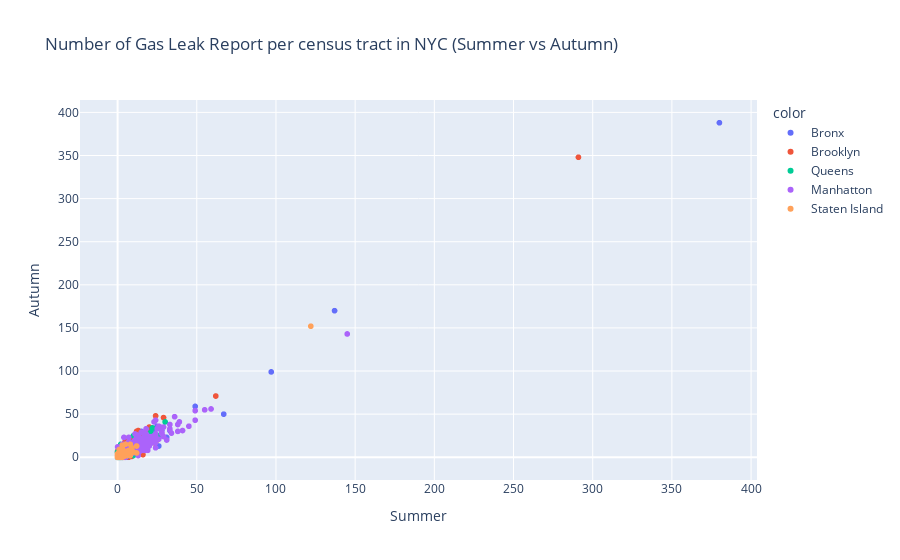

Notebook source saved alongside this figure:
### Code cell
px.scatter(Month_data, x="Summer", y="Autumn", color = boro[color],hover_data=['Geoid'],title = 'Number of Gas Leak Report per census tract in NYC (Summer vs Autumn)')

### Figure 1 — Plotly figure (JSON) as saved in the notebook; plotly's stock layout.template omitted (floating-point values rounded to 4 significant figures; data arrays with more than 128 entries replaced by an {"elided": "..."} marker saying what was removed)
{"data": [{"customdata": {"elided": "437x1 int values"}, "hoverlabel": {"namelength": 0}, "hovertemplate": "color=Bronx<br>Summer=%{x}<br>Autumn=%{y}<br>Geoid=%{customdata[0]}", "legendgroup": "Bronx", "marker": {"color": "#636efa", "symbol": "circle"}, "mode": "markers", "name": "Bronx", "showlegend": true, "type": "scattergl", "x": {"elided": "437 int values"}, "xaxis": "x", "y": {"elided": "437 int values"}, "yaxis": "y"}, {"customdata": {"elided": "705x1 int values"}, "hoverlabel": {"namelength": 0}, "hovertemplate": "color=Brooklyn<br>Summer=%{x}<br>Autumn=%{y}<br>Geoid=%{customdata[0]}", "legendgroup": "Brooklyn", "marker": {"color": "#EF553B", "symbol": "circle"}, "mode": "markers", "name": "Brooklyn", "showlegend": true, "type": "scattergl", "x": {"elided": "705 int values"}, "xaxis": "x", "y": {"elided": "705 int values"}, "yaxis": "y"}, {"customdata": {"elided": "514x1 int values"}, "hoverlabel": {"namelength": 0}, "hovertemplate": "color=Queens<br>Summer=%{x}<br>Autumn=%{y}<br>Geoid=%{customdata[0]}", "legendgroup": "Queens", "marker": {"color": "#00cc96", "symbol": "circle"}, "mode": "markers", "name": "Queens", "showlegend": true, "type": "scattergl", "x": {"elided": "514 int values"}, "xaxis": "x", "y": {"elided": "514 int values"}, "yaxis": "y"}, {"customdata": {"elided": "276x1 int values"}, "hoverlabel": {"namelength": 0}, "hovertemplate": "color=Manhatton<br>Summer=%{x}<br>Autumn=%{y}<br>Geoid=%{customdata[0]}", "legendgroup": "Manhatton", "marker": {"color": "#ab63fa", "symbol": "circle"}, "mode": "markers", "name": "Manhatton", "showlegend": true, "type": "scattergl", "x": {"elided": "276 int values"}, "xaxis": "x", "y": {"elided": "276 int values"}, "yaxis": "y"}, {"customdata": [[36085007000], [36085008100], [36085027702], [36085027900], [36085015601], [36085004000], [36085014608], [36085016901], [36085019800], [36085020803], [36085006700], [36085027705], [36085006400], [36085007700], [36085002900], [36085017700], [36085003900], [36085020700], [36085014606], [36085017300], [36085000700], [36085031901], [36085020801], [36085029102], [36085013302], [36085002100], [36085018100], [36085018902], [36085025100], [36085017007], [36085015603], [36085017005], [36085030301], [36085017008], [36085011201], [36085001100], [36085029104], [36085023100], [36085014604], [36085017600], [36085012500], [36085011401], [36085000900], [36085022600], [36085003600], [36085023900], [36085020100], [36085014607], [36085017010], [36085024401], [36085015100], [36085017009], [36085024700], [36085009602], [36085017011], [36085024800], [36085009700], [36085027301], [36085021300], [36085029103], [36085031902], [36085013800], [36085020804], [36085014700], [36085018901], [36085001700], [36085013203], [36085013400], [36085022800], [36085002700], [36085013201], [36085011402], [36085027704], [36085017012], [36085013204], [36085002002], [36085000800], [36085011202], [36085030302], [36085007500], [36085027706], [36085012804], [36085024402], [36085014605], [36085027302], [36085002001], [36085000600], [36085009601], [36085012806], [36085032300], [36085012200], [36085012805], [36085005900], [36085010500], [36085018702], [36085019700], [36085014100], [36085004700], [36085012100], [36085003300], [36085018701], [36085000300], [36085005000], [36085007400], [36085015602], [36085022300]], "hoverlabel": {"namelength": 0}, "hovertemplate": "color=Staten Island<br>Summer=%{x}<br>Autumn=%{y}<br>Geoid=%{customdata[0]}", "legendgroup": "Staten Island", "marker": {"color": "#FFA15A", "symbol": "circle"}, "mode": "markers", "name": "Staten Island", "showlegend": true, "type": "scattergl", "x": [0, 5, 3, 122, 8, 8, 0, 0, 3, 7, 3, 4, 12, 3, 9, 1, 1, 3, 7, 3, 1, 9, 5, 3, 8, 12, 2, 3, 1, 1, 1, 0, 5, 5, 2, 2, 1, 6, 2, 1, 1, 0, 2, 5, 3, 3, 3, 2, 5, 5, 2, 3, 1, 2, 0, 4, 2, 4, 3, 3, 2, 10, 4, 0, 3, 2, 4, 1, 2, 1, 2, 1, 0, 2, 2, 0, 1, 4, 4, 1, 1, 0, 1, 5, 0, 3, 2, 2, 3, 2, 0, 0, 0, 1, 2, 1, 0, 1, 2, 1, 0, 0, 1, 1, 1, 0], "xaxis": "x", "y": [1, 15, 6, 152, 2, 15, 3, 0, 4, 8, 5, 3, 5, 5, 11, 7, 1, 14, 4, 11, 2, 9, 7, 3, 7, 13, 6, 5, 0, 2, 3, 4, 7, 4, 0, 4, 9, 2, 5, 1, 2, 4, 7, 5, 2, 2, 5, 5, 6, 5, 3, 2, 4, 3, 1, 5, 1, 1, 1, 6, 6, 6, 3, 0, 3, 0, 1, 0, 2, 1, 4, 2, 3, 3, 1, 3, 4, 4, 3, 2, 1, 4, 2, 5, 1, 2, 6, 3, 0, 0, 2, 0, 0, 1, 0, 5, 1, 1, 1, 1, 2, 1, 0, 0, 0, 0], "yaxis": "y"}], "layout": {"legend": {"title": {"text": "color"}, "tracegroupgap": 0}, "title": {"text": "Number of Gas Leak Report per census tract in NYC (Summer vs Autumn)"}, "xaxis": {"anchor": "y", "domain": [0, 1], "title": {"text": "Summer"}}, "yaxis": {"anchor": "x", "domain": [0, 1], "title": {"text": "Autumn"}}}}
